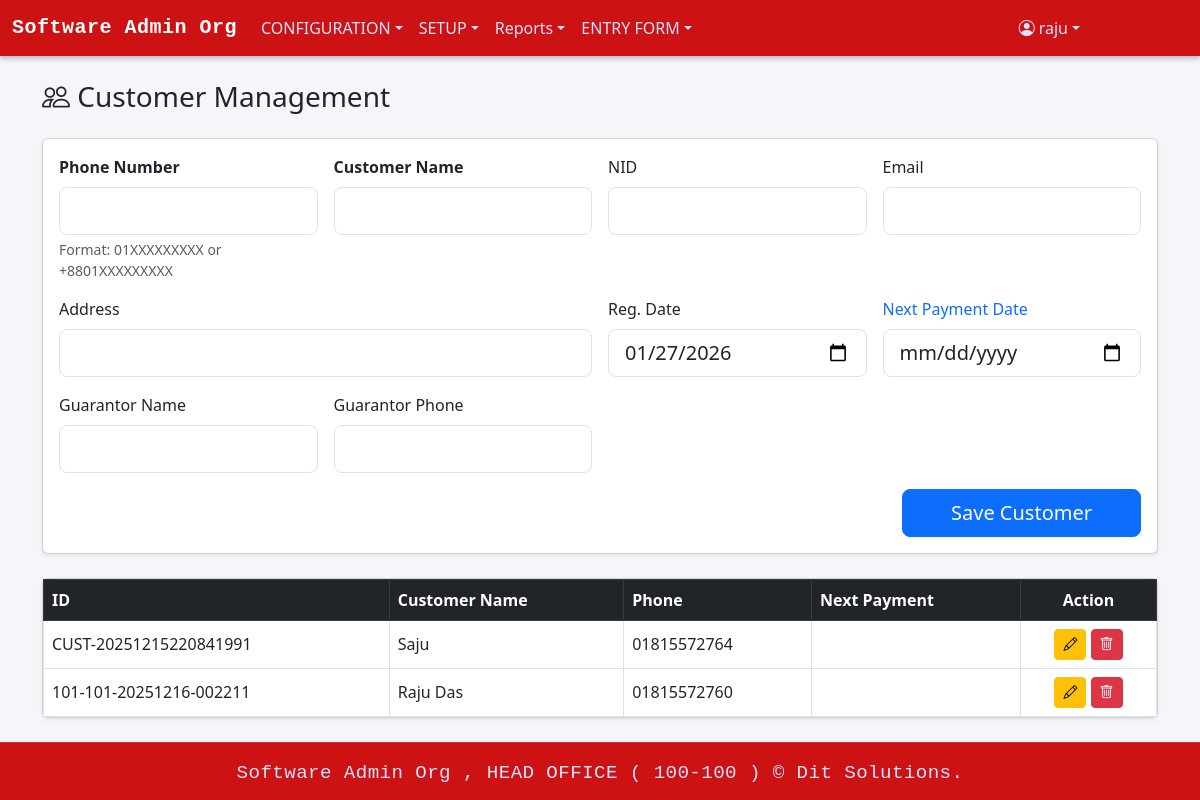
The page /add_customer.php (signed in) on the database as committed earlier.
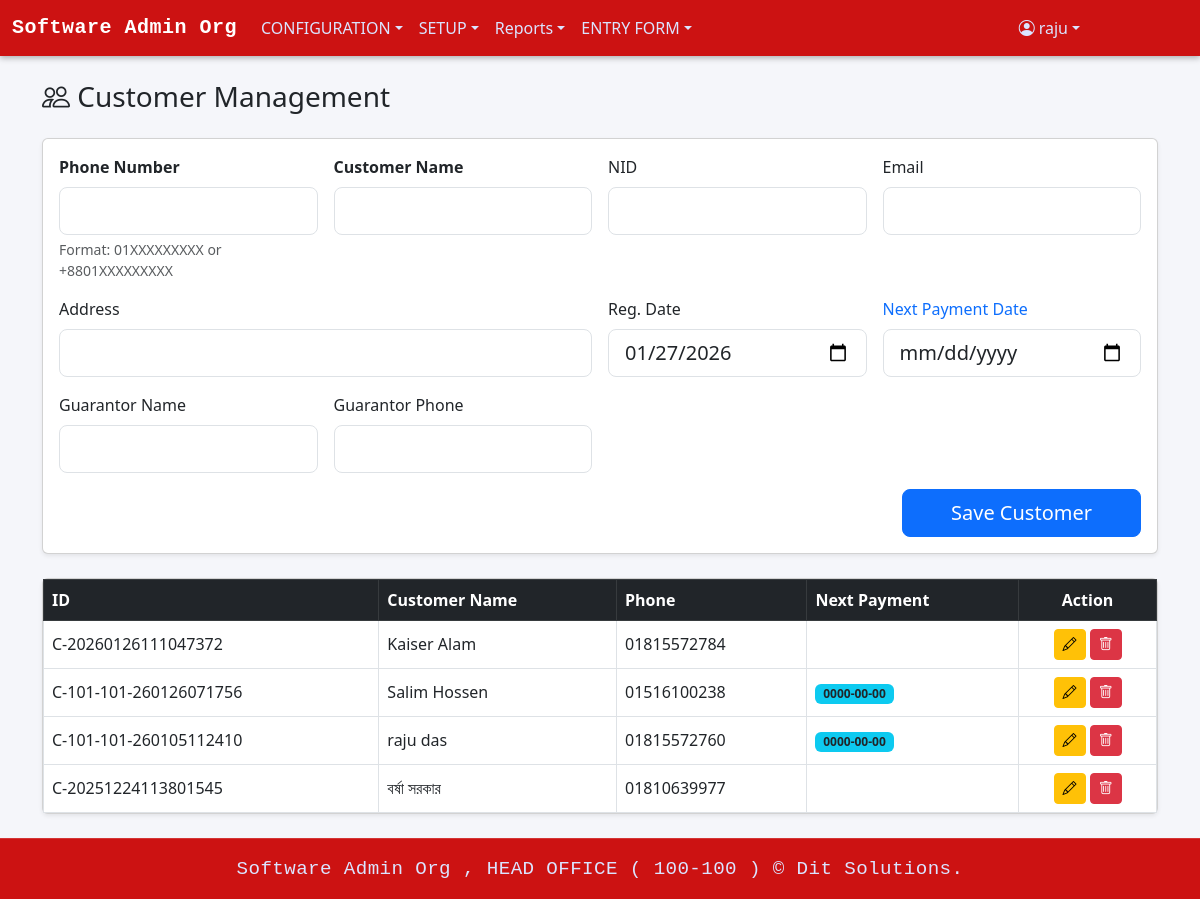
The same page on the database as committed later.
### tables this page shows
CREATE TABLE `menu_info` (
  `MENU_ID` int(11) NOT NULL,
  `MENU_NAME` varchar(100) NOT NULL,
  `MENU_LINK` varchar(255) DEFAULT NULL,
  `PARENT_ID` int(11) DEFAULT NULL
);

CREATE TABLE `customer_info` (
  `customer_id` varchar(100) NOT NULL,
  `customer_name` varchar(200) DEFAULT NULL,
  `address` varchar(500) DEFAULT NULL,
  `customer_phone` varchar(15) DEFAULT NULL,
  `email` varchar(200) DEFAULT NULL,
  `reg_date` date DEFAULT NULL,
  `next_payment_date` date DEFAULT NULL,
  `gurantor_name` varchar(200) DEFAULT NULL,
  `gurantor_phone` varchar(15) DEFAULT NULL,
  `nid` varchar(50) DEFAULT NULL,
  `entry_date` datetime DEFAULT NULL,
  `entry_user` varchar(200) DEFAULT NULL,
  `edit_date` datetime DEFAULT NULL,
  `edit_user` varchar(200) DEFAULT NULL,
  `delete_user` varchar(200) DEFAULT NULL,
  `delete_date` datetime DEFAULT NULL,
  `delete_status` varchar(10) DEFAULT NULL,
  `org_code` varchar(20) NOT NULL,
  `br_code` varchar(20) NOT NULL
);

### add_customer.php (the view, shortened to what this page needs)
<?php
require 'db.php';
$user      = $_SESSION['user'];
$canInsert = $user['can_insert'] ?? 1;
$canEdit   = $user['can_edit'] ?? 1;
$canDelete = $user['can_delete'] ?? 1;
$editCustomer = null;
$formData = [];
$query = "SELECT * FROM customer_info WHERE (delete_status != 'Y' OR delete_status IS NULL)";
$params = [];
$query .= " ORDER BY entry_date DESC";
$stmt = $pdo->prepare($query);
$stmt->execute($params);
$customers = $stmt->fetchAll();
?>
<!DOCTYPE html>
<html lang="en">
<head>
<link href="https://cdn.jsdelivr.net/npm/bootstrap@5.3.0/dist/css/bootstrap.min.css" rel="stylesheet">
<link href="https://cdn.jsdelivr.net/npm/bootstrap-icons@1.11.3/font/bootstrap-icons.css" rel="stylesheet">
</head>
<body class="d-flex flex-column min-vh-100">
<?php include 'header.php'; ?>
<main class="container py-4 flex-grow-1">
<h3 class="mb-4"><i class="bi bi-people"></i> Customer Management</h3>
<?php if ($canInsert || $editCustomer): ?>
<div class="card shadow-sm mb-4">
<div class="card-body">
<form method="post" id="customerForm">
<div class="row g-3">
<div class="col-md-3">
<label class="form-label fw-bold">Phone Number</label>
<input type="text" name="customer_phone" id="customer_phone" class="form-control form-control-lg" required
       maxlength="14" value="<?= htmlspecialchars($formData['customer_phone'] ?? '') ?>">
<div class="form-text text-muted">Format: 01XXXXXXXXX or +8801XXXXXXXXX</div>
</div>
<div class="col-md-3">
<label class="form-label fw-bold">Customer Name</label>
<input type="text" name="customer_name" class="form-control form-control-lg" required
       value="<?= htmlspecialchars($formData['customer_name'] ?? '') ?>">
</div>
<div class="col-md-3">
<label class="form-label">NID</label>
<input type="text" name="nid" class="form-control form-control-lg"
       value="<?= htmlspecialchars($formData['nid'] ?? '') ?>">
</div>
<div class="col-md-3">
<label class="form-label">Email</label>
<input type="email" name="email" class="form-control form-control-lg"
       value="<?= htmlspecialchars($formData['email'] ?? '') ?>">
</div>
<div class="col-md-6">
<label class="form-label">Address</label>
<input type="text" name="address" class="form-control form-control-lg"
       value="<?= htmlspecialchars($formData['address'] ?? '') ?>">
</div>
<div class="col-md-3">
<label class="form-label">Reg. Date</label>
<input type="date" name="reg_date" class="form-control form-control-lg"
       value="<?= $formData['reg_date'] ?? date('Y-m-d') ?>">
</div>
<div class="col-md-3">
<label class="form-label text-primary">Next Payment Date</label>
<input type="date" name="next_payment_date" class="form-control form-control-lg"
       value="<?= $formData['next_payment_date'] ?? '' ?>">
</div>
<div class="col-md-3">
<label class="form-label">Guarantor Name</label>
<input type="text" name="gurantor_name" class="form-control form-control-lg"
       value="<?= htmlspecialchars($formData['gurantor_name'] ?? '') ?>">
</div>
<div class="col-md-3">
<label class="form-label">Guarantor Phone</label>
<input type="text" name="gurantor_phone" class="form-control form-control-lg"
       value="<?= htmlspecialchars($formData['gurantor_phone'] ?? '') ?>">
</div>
<div class="col-12 text-end">
<button type="submit" class="btn btn-primary btn-lg px-5">
    <?= $editCustomer ? 'Update Customer' : 'Save Customer' ?>
</button>
</div>
</div>
</form>
</div>
</div>
<?php endif; ?>
<div class="card shadow-sm">
<div class="table-responsive">
<table class="table table-hover align-middle mb-0 table-bordered">
<thead class="table-dark">
<tr>
    <th>ID</th>
    <th>Customer Name</th>
    <th>Phone</th>
    <th>Next Payment</th>
    <th class="text-center">Action</th>
</tr>
</thead>
<tbody>
<?php foreach ($customers as $row): ?>
<tr>
    <td><?= $row['customer_id'] ?></td>
    <td><?= htmlspecialchars($row['customer_name']) ?></td>
    <td><?= htmlspecialchars($row['customer_phone']) ?></td>
    <td><span class="badge bg-info text-dark"><?= $row['next_payment_date'] ?></span></td>
    <td class="text-center">
        <?php if ($canEdit): ?>
            <a href="?edit=<?= urlencode($row['customer_id']) ?>" class="btn btn-sm btn-warning"><i class="bi bi-pencil"></i></a>
        <?php endif; ?>
        <?php if ($canDelete): ?>
            <a href="?delete=<?= urlencode($row['customer_id']) ?>" class="btn btn-sm btn-danger"
               onclick="return confirm('Delete this customer?')"><i class="bi bi-trash"></i></a>
        <?php endif; ?>
    </td>
</tr>
<?php endforeach; ?>
</tbody>
</table>
</div>
</div>
</main>
<?php include 'footer.php'; ?>
</body>
</html>

### header.php (shortened to what this page needs)
<?php
$loginUserTypeId = $_SESSION['user']['user_type_id'] ?? '';
$loginUserId     = $_SESSION['user']['user_id'] ?? '';
$sqlMenus = "SELECT m.MENU_ID, m.MENU_NAME, m.MENU_LINK, m.PARENT_ID
             FROM menu_info m
             INNER JOIN user_menu_view_permission ump
                 ON m.MENU_ID = ump.MENU_ID
             WHERE ump.USER_TYPE_ID = :user_type_id
               AND ump.CAN_VIEW = true
             ORDER BY m.MENU_ID";
$stmtMenus = $pdo->prepare($sqlMenus);
$stmtMenus->execute(['user_type_id' => $loginUserTypeId]);
$menus = $stmtMenus->fetchAll(PDO::FETCH_ASSOC);
$menuTree = [];
foreach ($menus as $menu) {
    $parentId = $menu['PARENT_ID'] ?: 0;
    $menuTree[$parentId][] = $menu;
}
?>
<!DOCTYPE html>
<html lang="en">
<head>
    <link href="https://cdn.jsdelivr.net/npm/bootstrap@5.3.0/dist/css/bootstrap.min.css" rel="stylesheet">
    <link href="https://cdn.jsdelivr.net/npm/bootstrap-icons@1.10.5/font/bootstrap-icons.css" rel="stylesheet">
</head>
<body>
<nav class="navbar navbar-expand-lg navbar-dark">
    <div class="container-fluid">
        <a class="navbar-brand" href="home.php">
            <?= htmlspecialchars($_SESSION['user']['org_name'] ?? 'Stock36') ?>
        </a>
        <div class="collapse navbar-collapse" id="navbarContent">
            <ul class="navbar-nav me-auto mb-2 mb-lg-0">
                <?php
                if (isset($menuTree[0])) {
                    foreach ($menuTree[0] as $menu) {
                        $menuId = $menu['MENU_ID'];
                        if (isset($menuTree[$menuId])) {
                            echo '<li class="nav-item dropdown">';
                            echo '<a class="nav-link dropdown-toggle" href="#" role="button" data-bs-toggle="dropdown">'
                                . htmlspecialchars($menu['MENU_NAME']) . '</a>';
                            echo '<ul class="dropdown-menu">';
                            echo '</ul></li>';
                        } else {
                            echo '<li class="nav-item">';
                            echo '<a class="nav-link" href="' . htmlspecialchars($menu['MENU_LINK']) . '">'
                                . htmlspecialchars($menu['MENU_NAME']) . '</a></li>';
                        }
                    }
                }
                ?>
            </ul>
<ul class="navbar-nav ms-auto" style="margin-right: 100px;">
    <li class="nav-item dropdown">
        <a class="nav-link dropdown-toggle d-flex align-items-center" href="#" role="button" data-bs-toggle="dropdown">
            <i class="bi bi-person-circle me-1"></i>
            <?= htmlspecialchars($loginUserId) ?>
        </a>
    </li>
</ul>
        </div>
    </div>
</nav>
</body>
</html>

### footer.php (shortened to what this page needs)
<link href="https://cdn.jsdelivr.net/npm/bootstrap@5.3.0/dist/css/bootstrap.min.css" rel="stylesheet">
<footer class="footer mt-auto text-white text-center">
    <div class="container py-2">
        <small class="mono-footer">
            <?= htmlspecialchars($_SESSION['user']['org_name'] ?? 'N/A') ?> ,
            <?= htmlspecialchars($_SESSION['user']['branch_name'] ?? 'N/A') ?> (
            <?= htmlspecialchars($_SESSION['user']['br_code'] ?? 'N/A') ?> )
            &copy; Dit Solutions.
        </small>
    </div>
</footer>

### add_customer.php (style rules this page uses)
body { background-color: #f8f9fa; }
.card { border-radius: 1rem; }

### header.php (style rules this page uses)
.navbar { background: linear-gradient(90deg, rgb(204, 18, 18) 0%, rgb(204, 18, 18) 100%); box-shadow: 0 2px 6px rgba(0, 0, 0, 0.3); transition: background 0.3s ease; }
.navbar-brand { font-family: "SF Mono", "Roboto Mono", "Menlo", "Consolas", monospace; font-weight: 600; font-size: 1.3rem; color: #ffffff !important; letter-spacing: 0.5px; transition: all 0.3s ease; }
.navbar-nav .nav-link { color: #dbe4ff !important; transition: color 0.3s ease, transform 0.2s ease; }

### footer.php (style rules this page uses)
body { display: flex; flex-direction: column; min-height: 100vh; background-color: #f5f6fa; }
.footer { background: linear-gradient(90deg, rgb(204, 18, 18) 0%, rgb(204, 18, 18) 100%); border-top: 1px solid rgba(255, 255, 255, 0.15); color: #dbe4ff; text-align: center; padding: 0.5rem 0; }
.mono-footer { font-family: "Monotype Corsiva","SF Mono", "Roboto Mono", "Menlo", "Consolas", monospace; font-size: 1.2rem; letter-spacing: 0.4px; display: inline-block; color: #dbe4ff; transition: all 0.3s ease; }

Rows that differ between the two databases and show on the page:
removed customer_info: customer_id "CUST-20251215220841991", customer_name "Saju", customer_phone "01815572764"
removed customer_info: customer_id "101-101-20251216-002211", customer_name "Raju Das", customer_phone "01815572760"
added customer_info: customer_id "C-20260126111047372", customer_name "Kaiser Alam", customer_phone "01815572784"
added customer_info: customer_id "C-101-101-260126071756", customer_name "Salim Hossen", customer_phone "01516100238", next_payment_date "0000-00-00"
added customer_info: customer_id "C-101-101-260105112410", customer_name "raju das", customer_phone "01815572760", next_payment_date "0000-00-00"
added customer_info: customer_id "C-20251224113801545", customer_name "বর্ষা সরকার", customer_phone "01810639977"
